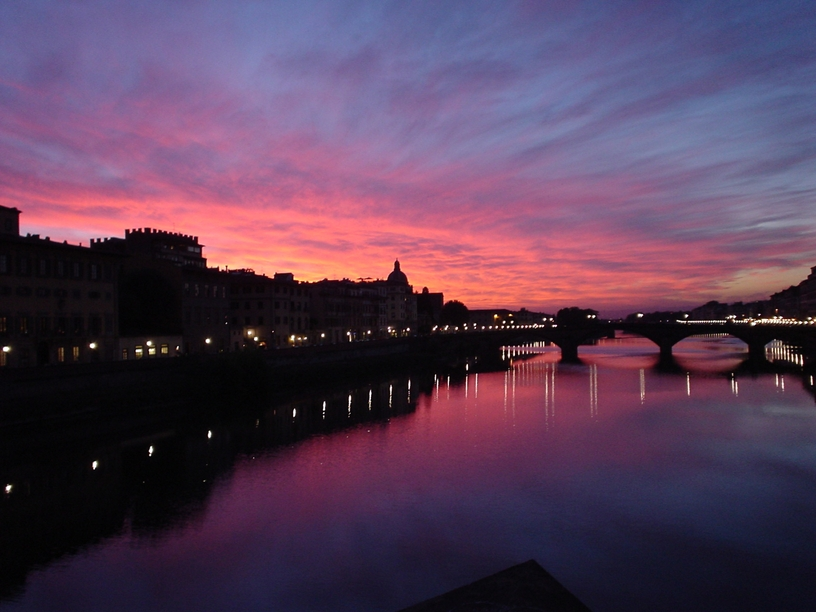
%> input picture data/firenzeRgb.jpg, 816 x 612 px
$ octave practice05_5_ip.m   (GNU Octave 9; MATLAB toolbox functions it lacks are replaced by stand-ins)
%> lines starting %> are read from the running program, lines starting %| are printed output that depends on the picture; in (x1, y1, x2, y2) boxes, pixels count from 0 and x2, y2 are one past the last pixel; in counts of white or black regions, pixels touching at a corner belong together; the program's own positions count from 1
% practice05_5.m
%
% $Id: practice05_5_ip.m,v 1.2 2007/05/07 11:09:47 sho Exp $
%
% Copyright (C) 2005-2015 Shogo MURAMATSU, All rights reserved
%

%% マスクの設定
prewittMask = fspecial('prewitt');

%% 原画像の読み込みと表示
pictureRgb = imread('./data/firenzeRgb.jpg');
%> pictureRgb is the input picture: size 612x816x3 uint8; mean R, G, B 88.2, 62.4, 87.8
pictureGray = im2double(rgb2gray(pictureRgb));
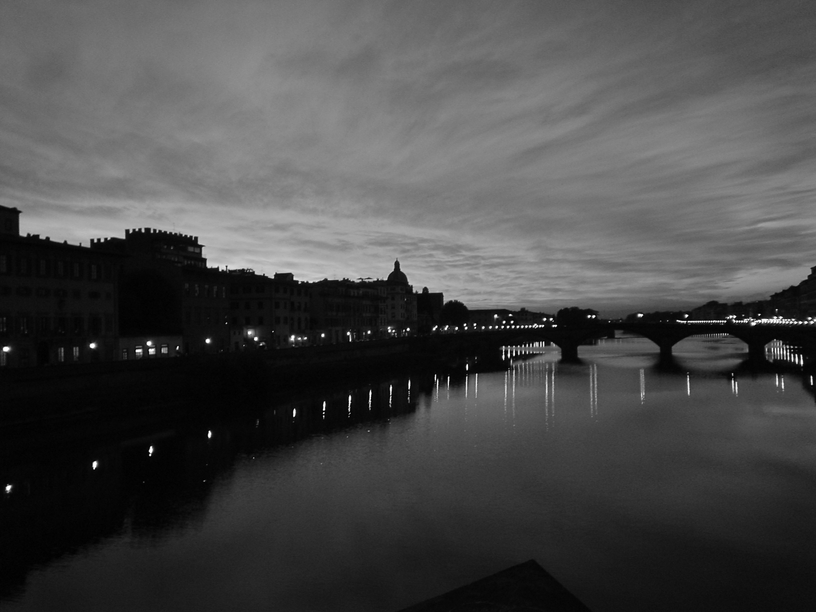
%> pictureGray: size 612x816 double; min 0, max 1, mean 0.286
figure(1)
imshow(pictureGray)
title('Original')

%% フィルタ処理と結果の表示
pictureVerFiltered = ...
    imfilter(pictureGray,prewittMask);
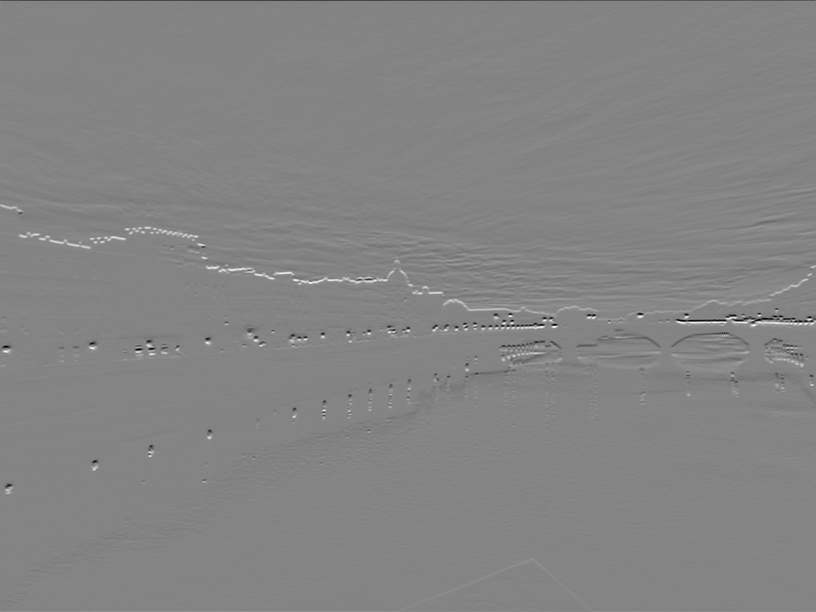
%> pictureVerFiltered: size 612x816 double; min -2.78, max 2.59, mean 0.00148; drawn with min black and max white
pictureHorFiltered = ...
    imfilter(pictureGray, prewittMask.');
pictureFiltered = abs(pictureVerFiltered) + abs(pictureHorFiltered);
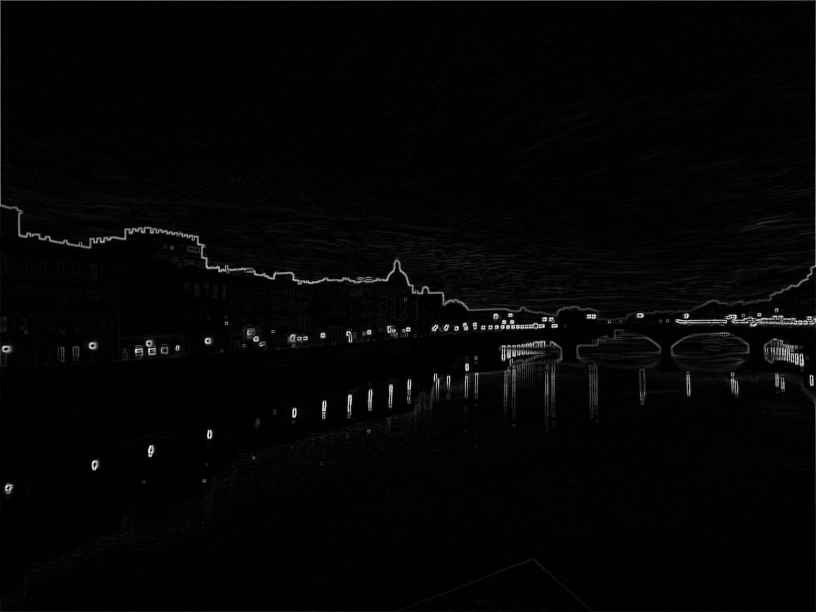
%> pictureFiltered: size 612x816 double; min 0, max 3.76, mean 0.0775; drawn with min black and max white
figure(2)
imshow(pictureFiltered)
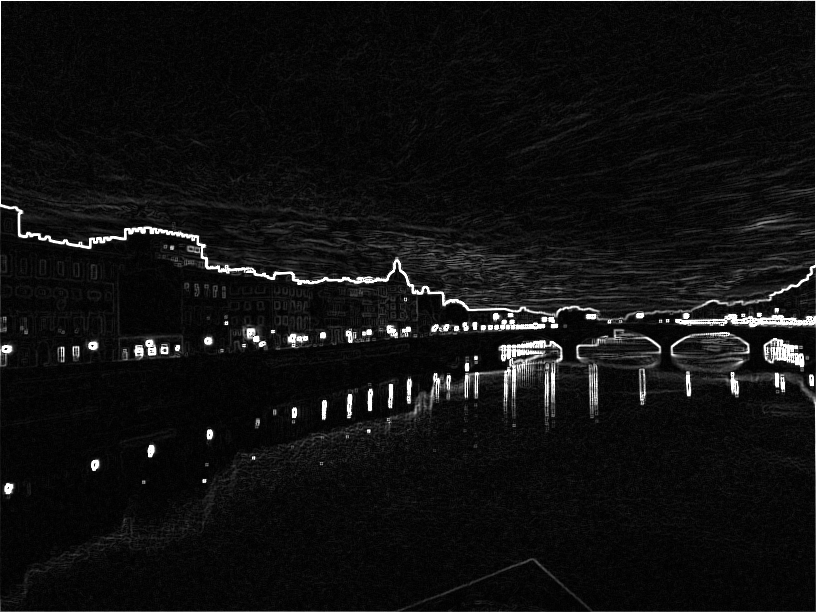
%> displayed picture: size 612x816, on the screen's scale of 0 to 255; min 0, max 255, mean 17.1
title('After filtering (prewitt)')

%% 二値化処理と結果の表示
pictureBinary = im2bw(pictureFiltered);
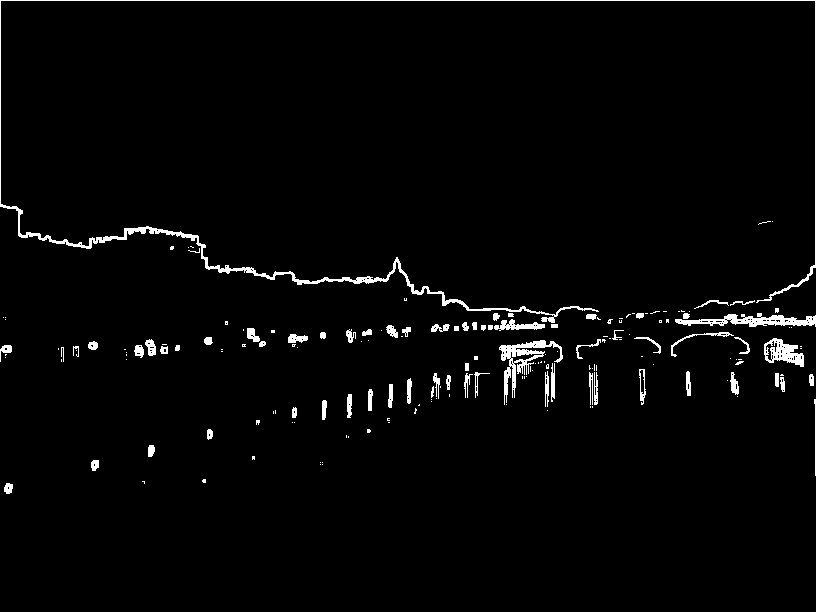
%> pictureBinary: size 612x816 logical; 2.3% white; 178 white regions (109 under 20 px), largest, box (x1, y1, x2, y2) and area: (0, 0, 816, 323) 3984, (499, 340, 563, 405) 1042, (675, 313, 816, 327) 954
figure(3)
imshow(pictureBinary)
title('After filtering (binary)')

%% 二値化処理と結果の表示
pictureEdge = edge(pictureGray,'prewitt');
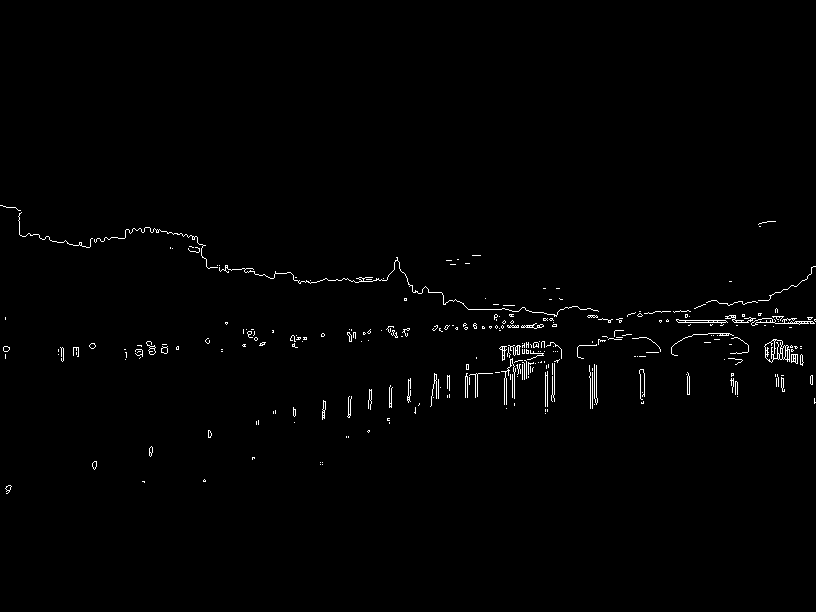
%> pictureEdge: size 612x816 logical; 0.97% white in thin lines or dots, all inside (x1, y1, x2, y2) = (0, 205, 816, 494)
figure(4)
imshow(pictureEdge)
title('After edge detection')

% end

$ run again, with data/calcio000.jpg copied over data/firenzeRgb.jpg
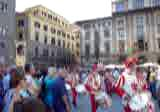
%> input picture data/calcio000.jpg, 160 x 112 px
%> pictureRgb is the input picture: size 112x160x3 uint8; mean R, G, B 133.1, 126.6, 134.8
%> `pictureBinary = im2bw(pictureFiltered);`:
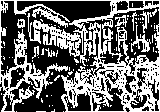
%> pictureBinary: size 112x160 logical; 41.5% white in thin lines or dots
%> `pictureEdge = edge(pictureGray,'prewitt');`:
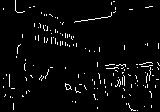
%> pictureEdge: size 112x160 logical; 3.7% white in thin lines or dots
